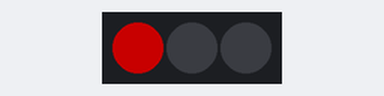
The sketch below on a simulated Arduino Uno, built with avr-gcc and run on an emulated ATmega328P. Parts: 3 RGB LEDs in strip order, left to right. Dim RGB values are drawn brighter than linear.

Above: at 0.5 s.
At 2.5 s:
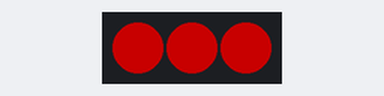
At 3.5 s:
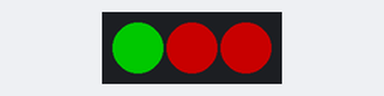
At 5.5 s:
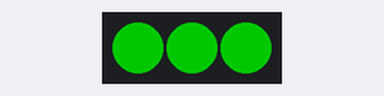
At 7.5 s:
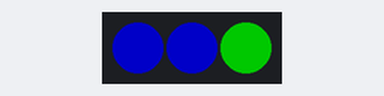
At 10.5 s:
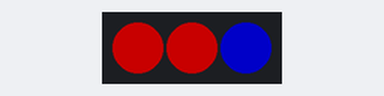
Timing chart, 0 to 11.7 s (numbered marks = the images above):
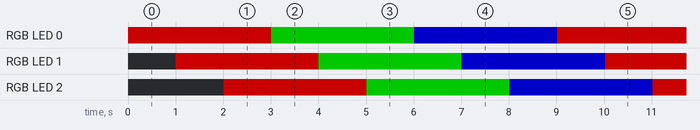

Measured:
- by itself, RGB LED 0–2: repeats every 9.0 s: RGB(0, 100, 0) 3.0 s, RGB(0, 0, 100) 3.0 s, RGB(100, 0, 0) 3.0 s

The sketch:

ch2_6_3.ino
```cpp
//Generated Date: Thu, 06 Jun 2024 21:36:11 GMT


String matrixString = "000000000000000000";

int MatrixLed_marquee_time = 500;

int MatrixLed_marquee_rotate = 0;

int MatrixLed_leds_number = 3;

#include <Adafruit_NeoPixel.h>

Adafruit_NeoPixel pixels = Adafruit_NeoPixel(3, 26, NEO_GRB + NEO_KHZ800);

String strTemp_ = "";

int HextoRGB(char val) {
  String hex ="0123456789abcdef";
  return hex.indexOf(val);
}

void MatrixLedAll(String color) {
  color.replace("#","");
  for(int i=0;i<(matrixString.length()/6);i++) {
    matrixString[i*6+0] = color[0];
    matrixString[i*6+1] = color[1];
    matrixString[i*6+2] = color[2];
    matrixString[i*6+3] = color[3];
    matrixString[i*6+4] = color[4];
    matrixString[i*6+5] = color[5];
    uint32_t R,G,B;
    R = (HextoRGB(color[0])*16+HextoRGB(color[1]));
    G = (HextoRGB(color[2])*16+HextoRGB(color[3]));
    B = (HextoRGB(color[4])*16+HextoRGB(color[5]));
    pixels.setPixelColor(i, pixels.Color(R, G, B));
  }
  pixels.show();
}

void MatrixLedOne(int i, String color) {
  color.replace("#","");
  matrixString[i*6+0] = color[0];
  matrixString[i*6+1] = color[1];
  matrixString[i*6+2] = color[2];
  matrixString[i*6+3] = color[3];
  matrixString[i*6+4] = color[4];
  matrixString[i*6+5] = color[5];
  uint32_t R,G,B;
  R = (HextoRGB(color[0])*16+HextoRGB(color[1]));
  G = (HextoRGB(color[2])*16+HextoRGB(color[3]));
  B = (HextoRGB(color[4])*16+HextoRGB(color[5]));
  pixels.setPixelColor(i, pixels.Color(R, G, B));
  pixels.show();
}

String HexReverse_s(int val, int pos) {
  int i = 0;
  String s = "0123456789abcdef";
  if (pos==1)
    i = (val-val%16)/16;
  else if (pos==2)
    i = val%16;
  return String(s[i]);
}

void setup()
{
  pixels.begin();
  pixels.show();

  pixels.setBrightness(100);
  MatrixLedAll("000000");
}

void loop()
{
  for (int i = 1; i <= 3; i++) {
    strTemp_ = HexReverse_s(255, 1)+HexReverse_s(255, 2)+HexReverse_s(0, 1)+HexReverse_s(0, 2)+HexReverse_s(0, 1)+HexReverse_s(0, 2);
    MatrixLedOne((i-1), strTemp_);
    delay(1000);
  }
  for (int i = 1; i <= 3; i++) {
    strTemp_ = HexReverse_s(0, 1)+HexReverse_s(0, 2)+HexReverse_s(255, 1)+HexReverse_s(255, 2)+HexReverse_s(0, 1)+HexReverse_s(0, 2);
    MatrixLedOne((i-1), strTemp_);
    delay(1000);
  }
  for (int i = 1; i <= 3; i++) {
    strTemp_ = HexReverse_s(0, 1)+HexReverse_s(0, 2)+HexReverse_s(0, 1)+HexReverse_s(0, 2)+HexReverse_s(255, 1)+HexReverse_s(255, 2);
    MatrixLedOne((i-1), strTemp_);
    delay(1000);
  }
}
```
